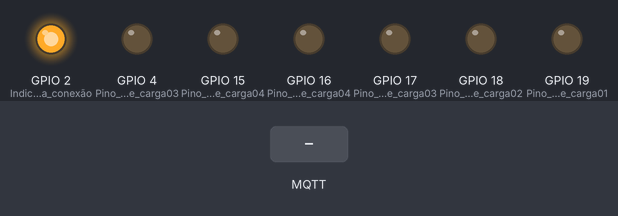
This sketch was run on a simulated ESP32. Parts: output pins drawn as LEDs (lit = HIGH). The test bench sets the inputs (shaded band). WiFi joins after 1.5 s; servers stay silent unless stated; random numbers use the default seed unless the sketch sets one; no MQTT or app messages arrive unless stated; what the sketch prints to the serial monitor is not drawn.

Above: at 2.7 s.
2.8 s: MQTT message "A" arrives on the first subscribed topic
At 4.3 s:
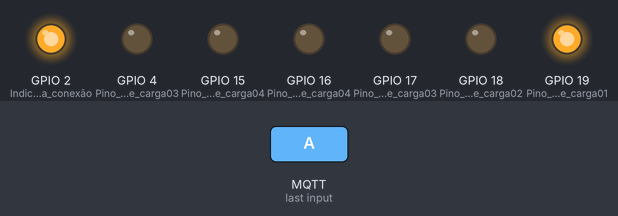
5.0 s: MQTT message "B" arrives on the first subscribed topic
At 5.9 s:
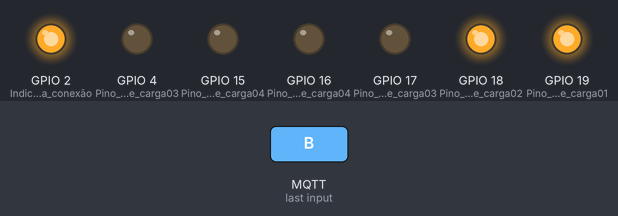
7.0 s: MQTT message "a" arrives on the first subscribed topic
At 8.7 s:
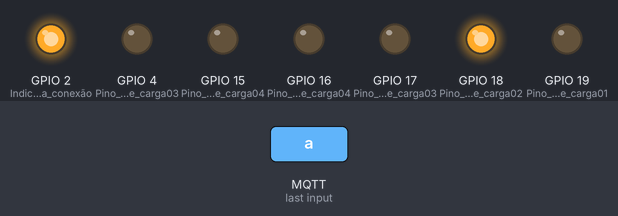
9.0 s: MQTT message "C" arrives on the first subscribed topic
At 10.4 s:
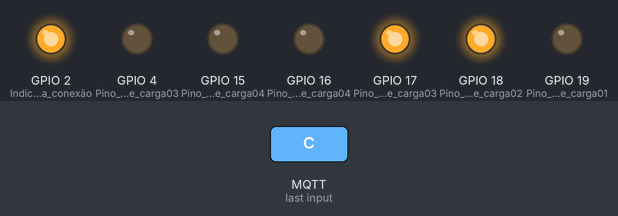
11.0 s: MQTT message "b" arrives on the first subscribed topic
At 12.0 s:
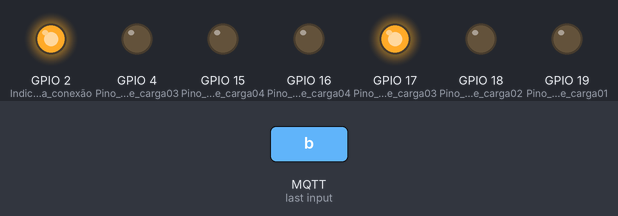
13.0 s: MQTT message "D" arrives on the first subscribed topic
At 14.9 s:
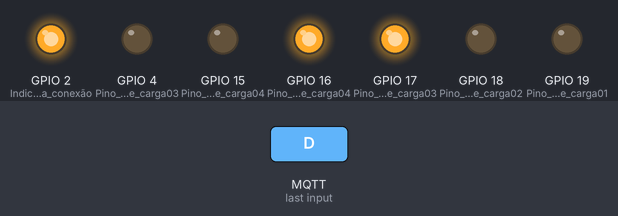
Timing chart, 0 to 16.0 s (numbered marks = the images above; inputs shaded):
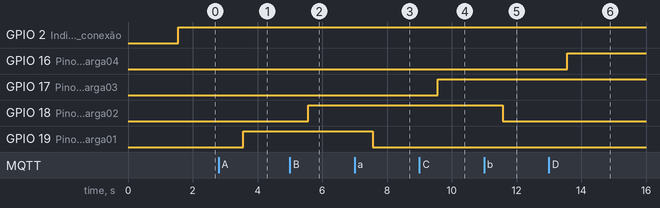

Measured:
- after the input at 2.8 s, GPIO 19 (Pino_indicador_de_carga01): LOW → HIGH after 0.76 s
- after the input at 5.0 s, GPIO 18 (Pino_indicador_de_carga02): LOW → HIGH after 0.56 s
- after the input at 7.0 s, GPIO 19 (Pino_indicador_de_carga01): HIGH → LOW after 0.57 s
- after the input at 9.0 s, GPIO 17 (Pino_indicador_de_carga03): LOW → HIGH after 0.57 s
- after the input at 11.0 s, GPIO 18 (Pino_indicador_de_carga02): HIGH → LOW after 0.57 s
- after the input at 13.0 s, GPIO 16 (Pino_indicador_de_carga04): LOW → HIGH after 0.57 s

The sketch:

Aula17_MQTT_Return.ino
```cpp
// Bibliotecas
#include <WiFi.h>          // Conexão com WiFi
#include <PubSubClient.h>  // Conexão com Broker MQTT

// Credenciais para acesso ao WiFi e Broker MQTT
const char* ssid = "XXXX";
const char* password = "XXXX";
const char* mqtt_server = "192.168.0.127";

//Nome do cliente que passa parâmetros do WiFi para MQTT e vice_versa
WiFiClient Andre_IoT;
PubSubClient client(Andre_IoT);

//Variáveis para o ESP32 assinar dados publicados pelo Node Red
String my_topic;
String my_payload;

//Variáveis para o ESP32 publicar no NodeRed
int valor;
unsigned long t_valor = 0;
String ip_esp;

// Função somente para conexão com WiFi
void setup_wifi() {
  Serial.print("Connectando na rede: ");
  Serial.println(ssid);

  WiFi.begin(ssid, password);

  while (WiFi.status() != WL_CONNECTED) {
    delay(500);
    Serial.print(".");
  }

  Serial.println("WiFi connectado");
  Serial.print("Endereco IP: ");
  Serial.println(WiFi.localIP());
  Serial.print("Endereco MAC: ");
  Serial.println(WiFi.macAddress());
}

//Função para o ESP32 receber dados, "assinar"
void callback(char* topic, byte* payload, unsigned int length) {
  String conc_payload;

  for (int i = 0; i < length; i++) {
    conc_payload += ((char)payload[i]);  //O símbolo += adicona caracteres um na frente do outro
  }

  my_topic = topic;
  my_payload = conc_payload;
}

void reconnect() {
  while (!client.connected()) {
    Serial.print("Tentando conexão MQTT...");

    if (client.connect("Andre_IoT")) {
      Serial.println("conectado ao MQTT");
      client.subscribe("Topic_Andre");  // Tópico para o ESP32 assinar o Node Red
    } else {
      Serial.print("Falha de conexão");
      Serial.println("Tentando novamente");
      delay(5000);
    }
  }
}

//Inicializa o ESP32 uma única vez
void setup() {
  Serial.begin(115200);
  setup_wifi();
  client.setServer(mqtt_server, 1883);
  client.setCallback(callback);
  pinMode(2, OUTPUT);   //Indica sucesso na conexão WiFi
  pinMode(19, OUTPUT);  //Pino indicador de carga01
  pinMode(18, OUTPUT);  //Pino indicador de carga02
  pinMode(17, OUTPUT);  //Pino indicador de carga03
  pinMode(16, OUTPUT);  //Pino indicador de carga04
  pinMode(04, OUTPUT);  //Pino indicador de carga03
  pinMode(15, OUTPUT);  //Pino indicador de carga04
}


void led_conexao() {
  if (WiFi.status() == WL_CONNECTED) {
    digitalWrite(2, HIGH);
  } else {
    digitalWrite(2, LOW);
  }
}

void esp_assina() {
  if (my_payload == "A")
    digitalWrite(19, HIGH);
  if (my_payload == "a")
    digitalWrite(19, LOW);
  if (my_payload == "B")
    digitalWrite(18, HIGH);
  if (my_payload == "b")
    digitalWrite(18, LOW);
  if (my_payload == "C")
    digitalWrite(17, HIGH);
  if (my_payload == "c")
    digitalWrite(17, LOW);
  if (my_payload == "D")
    digitalWrite(16, HIGH);
  if (my_payload == "d")
    digitalWrite(16, LOW);
  if (my_payload == "E")
    digitalWrite(4, HIGH);
  if (my_payload == "e")
    digitalWrite(4, LOW);
  if (my_payload == "F")
    digitalWrite(15, HIGH);
  if (my_payload == "f")
    digitalWrite(15, LOW);
}

void esp_publica() {
  valor = random(0, 1000);
  if (millis() - t_valor > 1000) {
    t_valor = millis();
    client.publish("Randomico", String(valor).c_str());  //Tópico para enviar para ESP32. c_str separa
  }
}

void dispositivo() {
  ip_esp = WiFi.localIP().toString();
  client.publish("Topico_Dispositivo", ip_esp.c_str());
  delay(1000);
}

void loop() {
  reconnect();
  client.loop();  //extensão da função callback - manter
  led_conexao();
  esp_assina();
  esp_publica();
  dispositivo();
}
```
